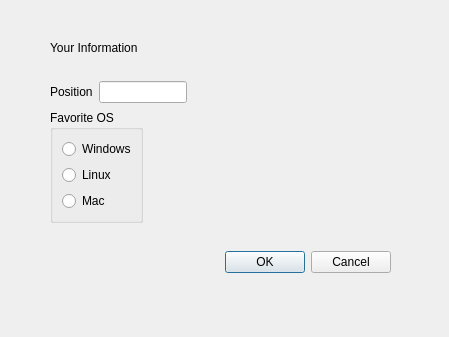
<?xml version="1.0" encoding="UTF-8"?>
<ui version="4.0">
 <class>InfoDialog</class>
 <widget class="QDialog" name="InfoDialog">
  <property name="geometry">
   <rect>
    <x>0</x>
    <y>0</y>
    <width>449</width>
    <height>337</height>
   </rect>
  </property>
  <property name="windowTitle">
   <string>Dialog</string>
  </property>
  <widget class="QLabel" name="label">
   <property name="geometry">
    <rect>
     <x>50</x>
     <y>40</y>
     <width>91</width>
     <height>16</height>
    </rect>
   </property>
   <property name="text">
    <string>Your Information</string>
   </property>
  </widget>
  <widget class="QGroupBox" name="groupBox">
   <property name="geometry">
    <rect>
     <x>50</x>
     <y>110</y>
     <width>93</width>
     <height>113</height>
    </rect>
   </property>
   <property name="title">
    <string>Favorite OS</string>
   </property>
   <layout class="QVBoxLayout" name="verticalLayout">
    <item>
     <widget class="QRadioButton" name="windowsRadio">
      <property name="text">
       <string>Windows</string>
      </property>
     </widget>
    </item>
    <item>
     <widget class="QRadioButton" name="linuxRadio">
      <property name="text">
       <string>Linux</string>
      </property>
     </widget>
    </item>
    <item>
     <widget class="QRadioButton" name="macRadio">
      <property name="text">
       <string>Mac</string>
      </property>
     </widget>
    </item>
   </layout>
  </widget>
  <widget class="QWidget" name="">
   <property name="geometry">
    <rect>
     <x>50</x>
     <y>80</y>
     <width>137</width>
     <height>24</height>
    </rect>
   </property>
   <layout class="QHBoxLayout" name="horizontalLayout">
    <item>
     <widget class="QLabel" name="label_2">
      <property name="text">
       <string>Position</string>
      </property>
     </widget>
    </item>
    <item>
     <widget class="QLineEdit" name="positionLineEdit"/>
    </item>
   </layout>
  </widget>
  <widget class="QWidget" name="">
   <property name="geometry">
    <rect>
     <x>60</x>
     <y>250</y>
     <width>331</width>
     <height>24</height>
    </rect>
   </property>
   <layout class="QHBoxLayout" name="horizontalLayout_2">
    <item>
     <spacer name="horizontalSpacer">
      <property name="orientation">
       <enum>Qt::Horizontal</enum>
      </property>
      <property name="sizeHint" stdset="0">
       <size>
        <width>40</width>
        <height>20</height>
       </size>
      </property>
     </spacer>
    </item>
    <item>
     <widget class="QPushButton" name="okButton">
      <property name="text">
       <string>OK</string>
      </property>
     </widget>
    </item>
    <item>
     <widget class="QPushButton" name="Cancel">
      <property name="text">
       <string>Cancel</string>
      </property>
     </widget>
    </item>
   </layout>
  </widget>
 </widget>
 <resources/>
 <connections/>
</ui>
